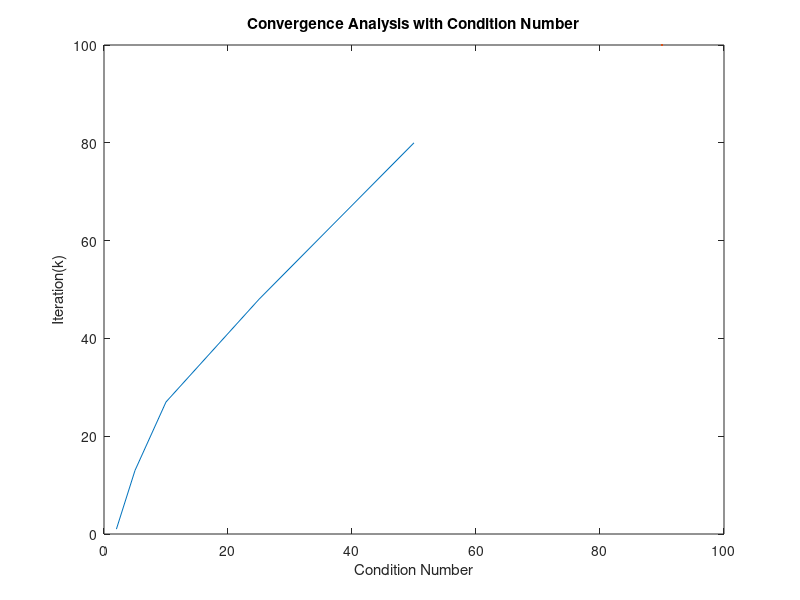

The MATLAB script that drew this image:

%for x0=[1;1;1;1;1]
ber=[2.23618337414283,1.41039054480372,0.427817358932676,0.318977659909932,0.158780600271105,0.101717967063847,0.0659599016141989,0.0331532344528582,0.0134792641018469,0.00936671150600887,0.00549761558247519,0.00371763792049074,0.00117257466621734,0.000910632319293336,0.000461833292199509,0.000295086562971947,0.000192826791713840,9.45449868244852e-05,3.92871492005398e-05,2.70638016510727e-05,1.60661759911473e-05,1.05328002825145e-05,3.40962807243717e-06,2.61604976170560e-06,1.34834690967978e-06,8.56581964914227e-07,2.36175769375846e-05,1.56872806157393e-05,1.04202705952794e-05,6.92129669344066e-06,4.59699397059588e-06,3.05314350368402e-06,2.02775853475057e-06,1.34678020169421e-06,8.94517718119658e-07,3.45134497237165e-05,2.24851349378552e-05,1.46513167931239e-05,9.54669860830926e-06,6.21960212054962e-06,4.05195633845779e-06,2.64023746776587e-06,1.72032440481917e-06,1.12075409453016e-06,7.30118471459207e-07]
der=[2.19334256677091,0.906508352379073,0.489935941088911,0.299307690580731,0.193867767671015,0.127619594412269,0.0845762366813239,0.0561342192558386,0.0372792558443673,0.0247610825012668,0.0164464730963635,0.0109245693068344,0.00725630186578086,0.00481999898302321,0.00320155571000869,0.00212662169752886,0.00141256046305582,0.000938282418079139,0.000623236716384756,0.000413977643924257,0.000274978644840718,0.000182650188235822,0.000121323460934852,8.05866660937848e-05,5.35291511748470e-05,3.55554243920420e-05,2.36175769375846e-05,1.56872806157393e-05,1.04202705952794e-05,6.92129669344066e-06,4.59699397059588e-06,3.05314350368402e-06,2.02775853475057e-06,1.34678020169421e-06,8.94517718119658e-07,3.45134497237165e-05,2.24851349378552e-05,1.46513167931239e-05,9.54669860830926e-06,6.21960212054962e-06,4.05195633845779e-06,2.64023746776587e-06,1.72032440481917e-06,1.12075409453016e-06,7.30118471459207e-07]
x=[1:45]



%for x0=[5;5;5;5;-15]
% ber=[131.258281782310,79.3607258285895,46.9032203158418,29.8266600860421,9.86429356223374,7.46048462495035,3.89983080304858,2.46477816433668,1.63244294232760,0.764587624049605,0.330758826385471,0.224244592989289,0.135880435436900,0.0840995925840448,0.0285819711590035,0.0214483720869654,0.0113860821591980,0.00715997023855197,0.00477375924801360,0.00218476985012861,0.000964621453457326,0.000648813463722586,0.000397172214772645,0.000238698774712720,8.31781560061140e-05,6.17240036603350e-05,3.32546019856661e-05,2.08060912642027e-05,1.39604939886073e-05,6.24685127070812e-06,2.81357586873199e-06,1.87796377126848e-06,1.16088103496725e-06,6.77819510963573e-07,0,0,0,0,0,0,0,0,0,0]
% der=[131.134208503708,76.1003842310023,48.2238569671502,31.1976512524421,20.2907009233020,13.2055651899246,8.59732714467624,5.59850043727281,3.64592750142172,2.37464761389501,1.54671577941589,1.00764908577409,0.656490227937958,0.427759197190729,0.278733167056970,0.181588927441919,0.118305915779816,0.0770866917722485,0.0502304243378962,0.0327242287325606,0.0213198753022865,0.0138918299527562,0.00905201034557945,0.00589724907328038,0.00384204857280457,0.00250345331699520,0.00163126011674231,0.00106274603710821,0.000692374395715345,0.000451148450791861,0.000293968836541314,0.000191517896278803,0.000124772509258797,8.13015973193387e-05,5.29759566936239e-05,3.45134497237165e-05,2.24851349378552e-05,1.46513167931239e-05,9.54669860830926e-06,6.21960212054962e-06,4.05195633845779e-06,2.64023746776587e-06,1.72032440481917e-06,1.12075409453016e-06,7.30118471459207e-07]
% x=[1:44];


p1=plot(x,ber(x),x,der(x),':','LineWidth',1)
title('Error plot: Line Search Vs Back Tracking')
legend('BackTracking','Direct Search');
ylabel('f(x)-p*')
xlabel('k')
% % plot(ler)




% x=[0:0.01:2*pi];
% p1h=plot(x,sin(x),'k--',x,sin(x+pi/6),'k:',x,sin(x+pi/3),'k-.','LineWidth',1)
%%

%qs 3 plot
k=[24,45,27,31,25,30,35,35,35,35]
beta=[.1:.1:1];

p2=plot(beta,k)
title('Alpha=.2 Variance Curve of K with Beta')
ylabel('k')
xlabel('beta')
%%

k=[25,25,24,24,25]
alpha=[.1:.1:.5];
l=[1]
beta=[.1]
m=[50]
zeta=[.5]

p2=plot(alpha,k,beta,l,zeta,m)
title('Beta=.5 Variance Curve of K with Alpha')
ylabel('k')
xlabel('Alpha')
%%
%qs 4
n=[5,25,100,200,500,1000]
ite=[25,26,27,29,32,33]

l=[0]
beta=[1]
m=[50]
zeta=[2000]
p2=plot(n,ite,beta,l,zeta,m)
title('Convergence Analysis with n')
ylabel('Iteration(k)')
xlabel('Size of problem(n)')
%%
%qs 5
p=[2,5,10,25,50]
ite=[1,13,27,48,80]
m=[90]
zeta=[100]

p2=plot(p,ite,m,zeta)
title('Convergence Analysis with Condition Number')
ylabel('Iteration(k)')
xlabel('Condition Number')
